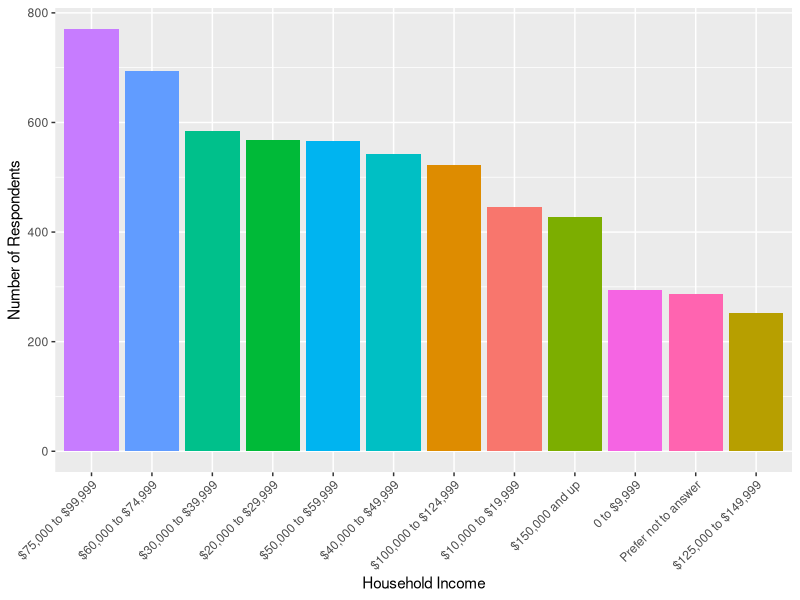
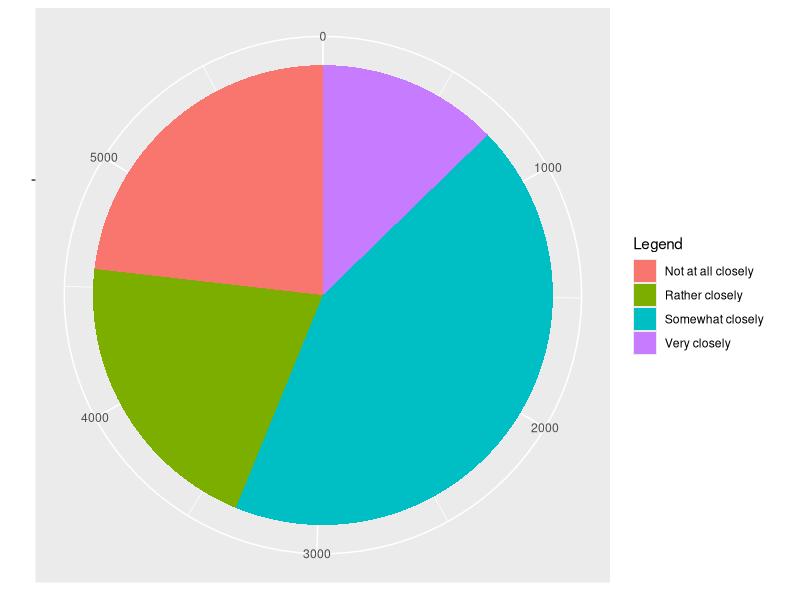
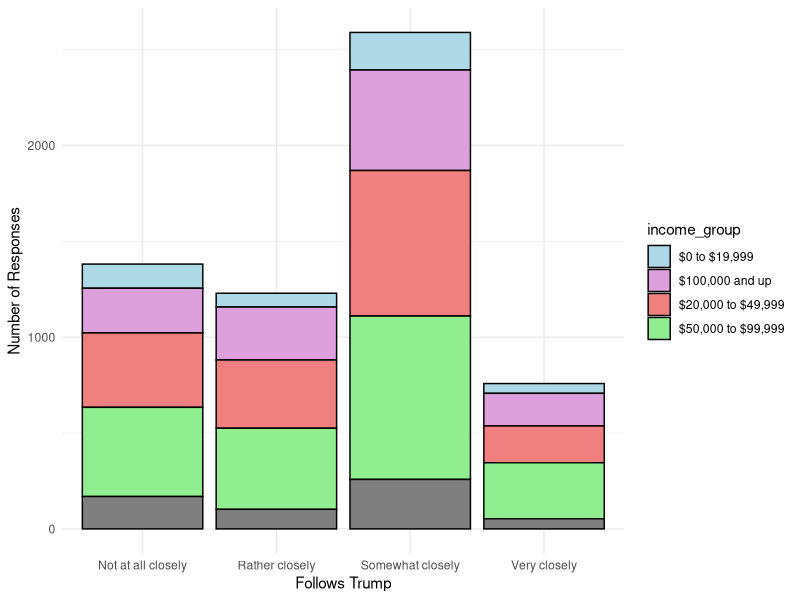
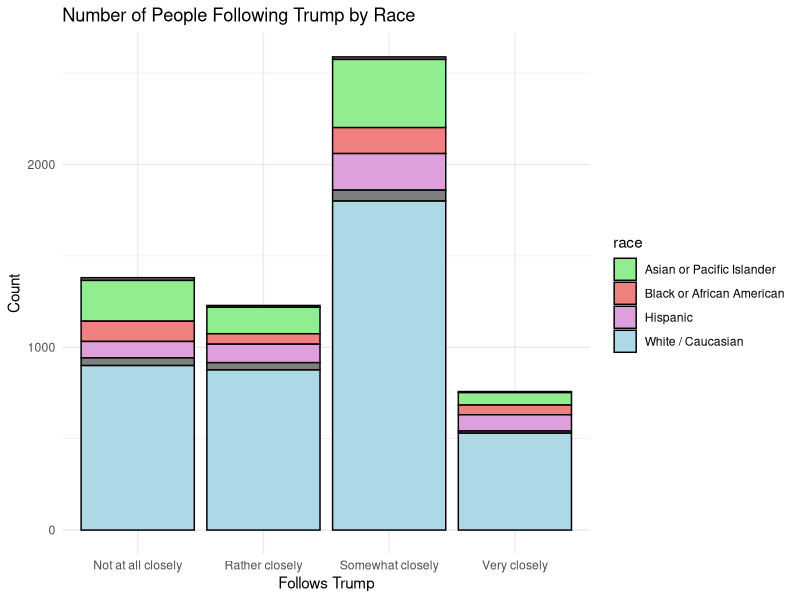

The R script that drew these images, in order:
## ---- chunk 1
#| include: false
#| warning: false
#| message: false

library(tidyverse)
library(here)
library(knitr)
cleaned_data <- read_csv(here::here("outputs/data/analysis_data.csv"))

## ---- chunk 2
#| label: fig-figure1
#| fig-cap: "Distribution of Income from Responses in a facebook ad"
#| warning: false
#| message: false
#| echo: false

ggplot(cleaned_data, aes(x = reorder(hhld_inc, -table(hhld_inc)[hhld_inc]), fill = hhld_inc)) +
  geom_bar() +
  labs(x = "Household Income",
       y = "Number of Respondents") +
  theme(axis.text.x = element_text(angle = 45, hjust = 1)) +
  guides(fill = FALSE) # Parts of the code from Stack overflow 

## ---- chunk 3
#| label: fig-figure2
#| fig-cap: "How Closely People Follow Mr.Donald Trump from Responses in a facebook ad"
#| warning: false
#| message: false
#| echo: false

ggplot(cleaned_data, aes(x = "", fill = follow_trump)) +
  geom_bar() +
  coord_polar("y") +
  labs(fill = "Legend") +
  theme(axis.title = element_blank())


## ---- chunk 4
#| label: tbl-race_dist
#| tbl-cap: "Percentage of each Ethnicity from Responses in a facebook ad"
#| warning: false
#| message: false
#| echo: false
proportion_table <- cleaned_data %>%
  group_by(race) %>%
  summarise((proportion = n() / nrow(cleaned_data))*100) 
kable(proportion_table,
      col.names = c("Ethnicity", "Percentage of Responses")
)
## ---- chunk 5
#| label: fig-figure3
#| fig-cap: "Number of Respondents who follow Donald Trump at different levels by Household Income"
#| warning: false
#| message: false
#| echo: false

## Assisited by Chat GPT3.5 - view full chat in inputs/llms/usage.txt
#Decrease from 12 income groups to 4 
cleaned_data <- cleaned_data %>%
  mutate(income_group = case_when(
    hhld_inc %in% c("$0 to $9,999", "$10,000 to $19,999") ~ "$0 to $19,999",
    hhld_inc %in% c("$20,000 to $29,999", "$30,000 to $39,999", "$40,000 to $49,999") ~ "$20,000 to $49,999",
    hhld_inc %in% c("$50,000 to $59,999", "$60,000 to $74,999", "$75,000 to $99,999") ~ "$50,000 to $99,999",
    hhld_inc %in% c("$100,000 to $124,999", "$125,000 to $149,999", "$150,000 and up") ~ "$100,000 and up",
    TRUE ~ "Prefer not to answer"
  ))

ggplot(cleaned_data, aes(x = follow_trump, fill = income_group)) +
  geom_bar(position = 'stack', color = 'black', stat = 'count') +
  labs(x = "Follows Trump",
       y = "Number of Responses") +
  scale_fill_manual(values = c(
    "$0 to $19,999" = 'lightblue',
    "$20,000 to $49,999" = 'lightcoral',
    "$50,000 to $99,999" = 'lightgreen',
    "$100,000 and up" = 'plum',
    "Unknown or Prefer not to answer" = 'lightgrey'
  )) +
  theme_minimal()

## ---- chunk 6
#| label: fig-figure4
#| fig-cap: "Number of Respondents who follow Donald Trump at different levels by Race"
#| warning: false
#| message: false
#| echo: false
# Parts of this code from R-charts
#https://r-charts.com/part-whole/stacked-bar-chart-ggplot2/
# Assisted by Chat GPT3.5 - view full chat in inputs/llms/usage.txt
ggplot(cleaned_data, aes(x = follow_trump, fill = race)) +
  geom_bar(position = 'stack', color = 'black', stat = 'count') +
  labs(title = "Number of People Following Trump by Race",
       x = "Follows Trump",
       y = "Count") +
  scale_fill_manual(values = c('White / Caucasian' = 'lightblue', 'Black or African American' = 'lightcoral', 'Asian or Pacific Islander' = 'lightgreen', 'Hispanic' = 'plum',
                               'Other  (please specify)' = 'lightgoldenrodyellow')) +
  theme_minimal()

